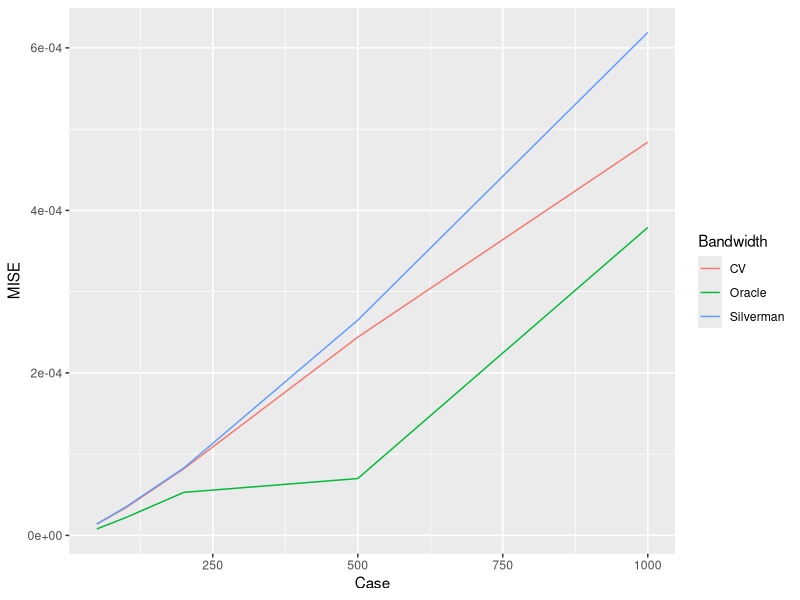
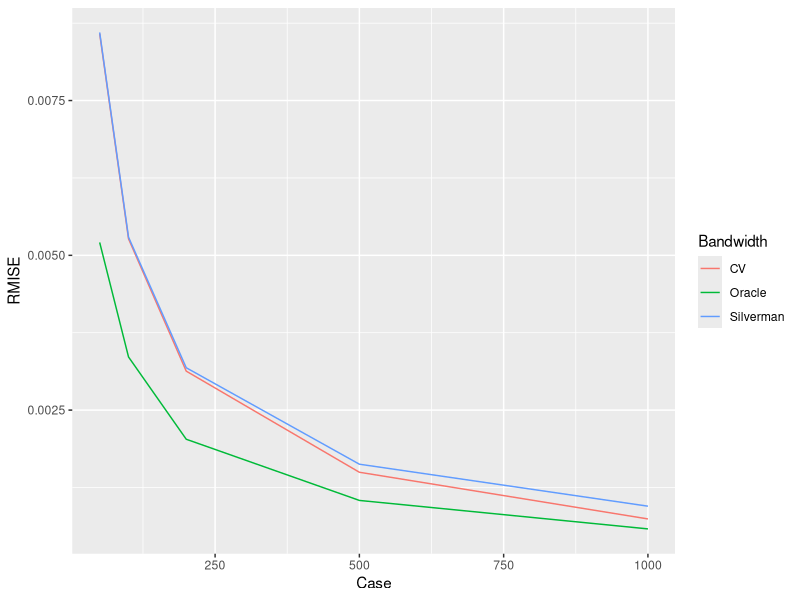

Source code (R) for these figures, in order:
library(ggplot2)

setwd("/Users/harold/Dropbox/MA_Knowledge_and_Info/Thesis/thesis/results/by_num_cases")

Cases <- c(50, 100, 200, 500, 1000)

dfO <- data.frame(Case=Cases,
                  Bandwidth="Oracle",
                  MISE=c(0.000008, 0.000022, 0.000053, 0.000070, 0.000379),
                  RMISE=c(0.005208, 0.003358, 0.002029, 0.001041, 0.000581)
                  )
dfS <- data.frame(Case=Cases,
                  Bandwidth="Silverman",
                  MISE=c(0.000014, 0.000035, 0.000083, 0.000265, 0.000619),
                  RMISE=c(0.008600, 0.005293, 0.003184, 0.001626, 0.000948)
                  )
dfC <- data.frame(Case=Cases,
                  Bandwidth="CV",
                  MISE=c(0.000014, 0.000034, 0.000082, 0.000244, 0.000484),
                  RMISE=c(0.008580, 0.005266, 0.003129, 0.001496, 0.000742)
                  )
df <- rbind(dfO, dfS, dfC)
df$Bandwidth <- as.factor(df$Bandwidth)

pdf(file="MISE-vs-cases.pdf")
ggplot(df) +
  geom_line(aes(x=Case, y=MISE, colour=Bandwidth))
dev.off()
pdf(file="RMISE-vs-cases.pdf")
ggplot(df) +
  geom_line(aes(x=Case, y=RMISE, colour=Bandwidth))
dev.off()

